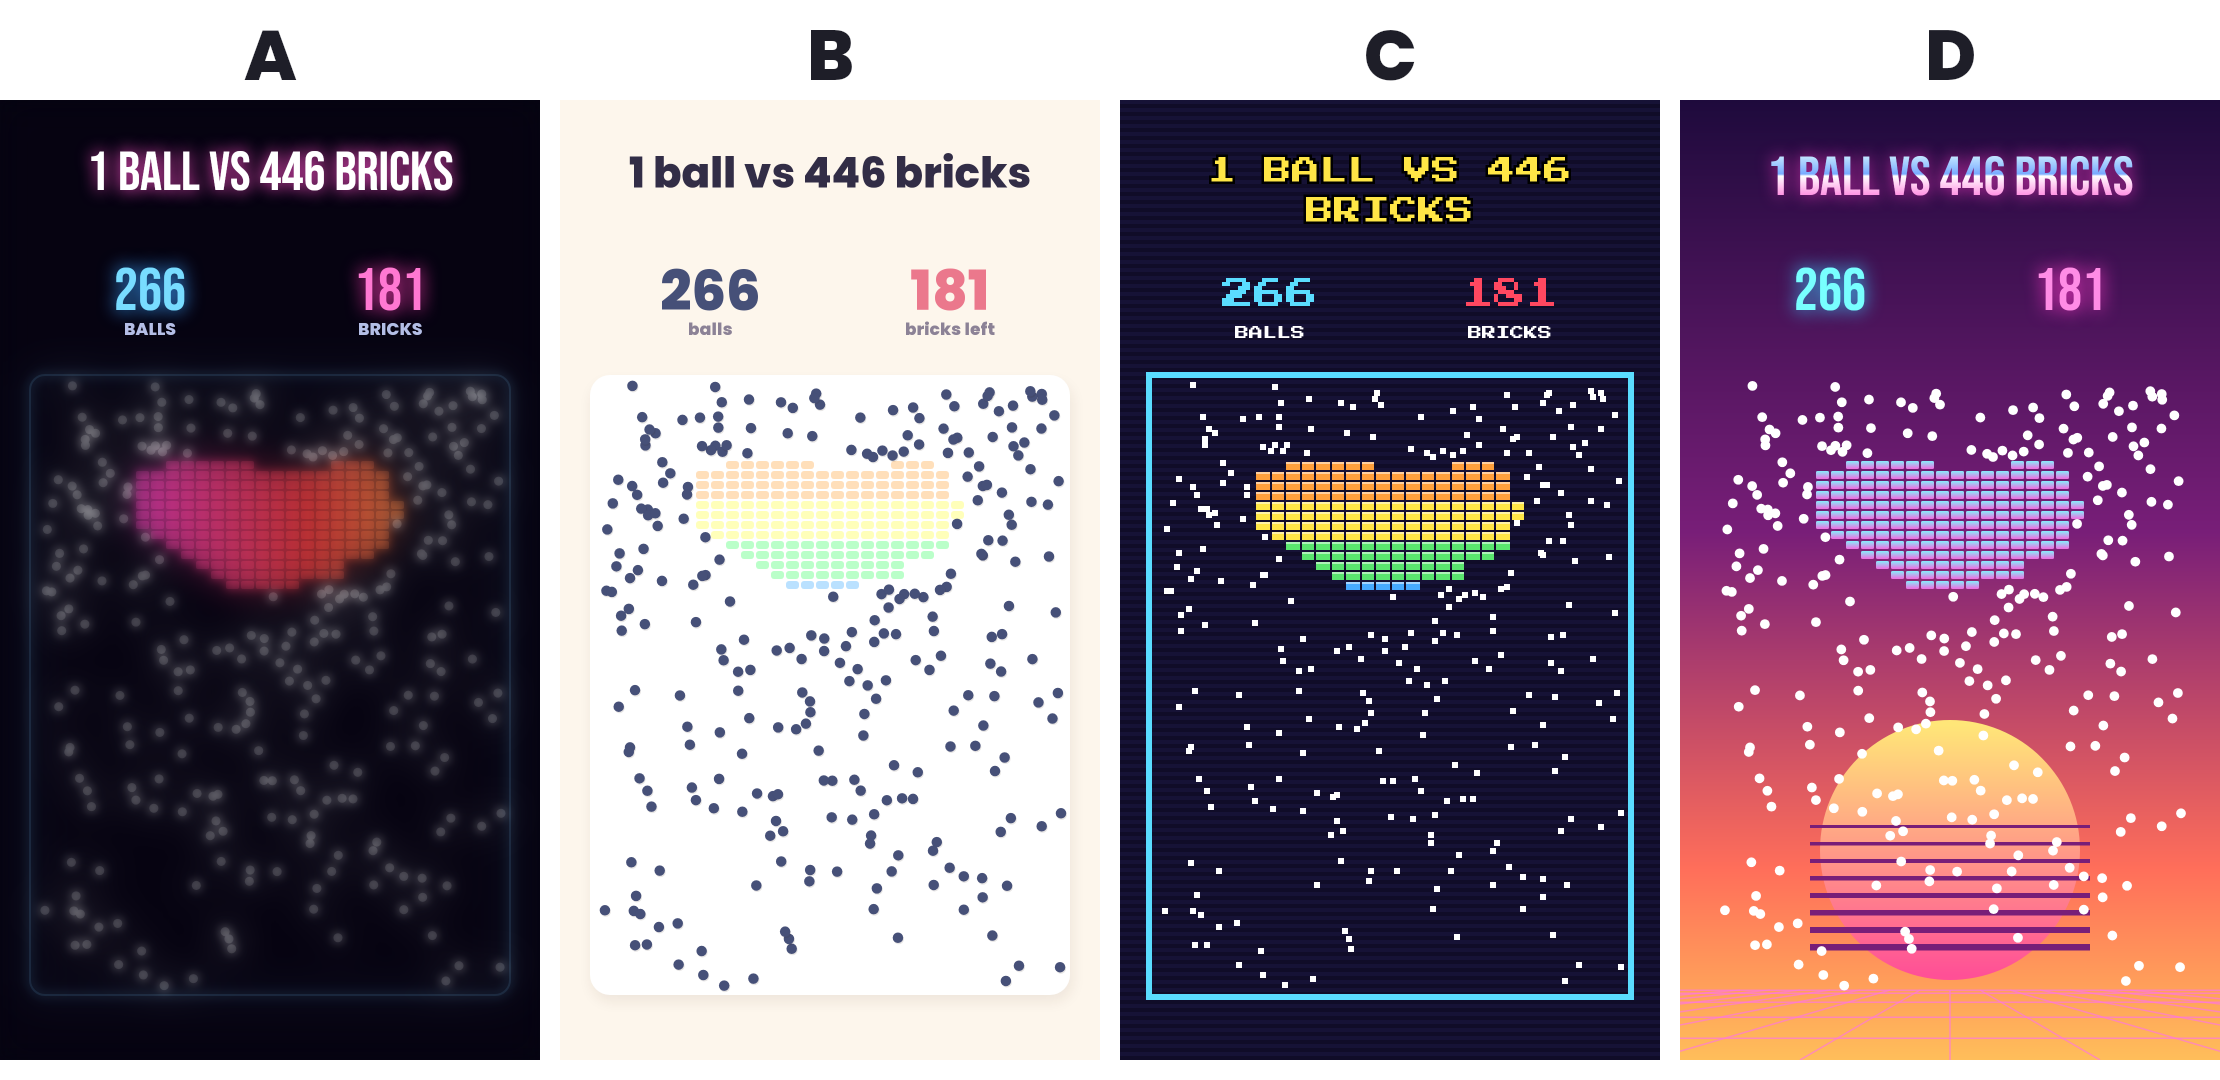

Source code (Python):
"""Style board: the same moment of video 045 drawn in 4 very different looks, so the user can pick one."""
import colorsys, math, pickle, sys
from pathlib import Path
import numpy as np
import skia
HERE = Path(__file__).resolve().parent; ROOT = HERE.parents[1]
sys.path.insert(0, str(HERE))
from sim import W, H, AX0, AX1, AY0, AY1, BR, COLS, ROWS, BW, BH, BX0, BY0, MASK, HP0
frames = pickle.load(open(HERE / "sim.pkl", "rb"))
FI = int(sys.argv[1]) if len(sys.argv) > 1 else 780
pos, born, alive = frames[FI]
FB = skia.Typeface.MakeFromFile(str(ROOT / "public/fonts/Poppins-ExtraBold.ttf"))
BEB = skia.Typeface.MakeFromFile(str(ROOT / "public/fonts/BebasNeue-Regular.ttf"))
PIX = skia.Typeface.MakeFromFile(str(ROOT / "public/fonts/PressStart2P-Regular.ttf"))
SAMP = skia.SamplingOptions(skia.FilterMode.kLinear, skia.MipmapMode.kLinear)
def c4(r, g, b, a=1.0): return skia.Color4f(r / 255, g / 255, b / 255, a).toColor()
def hsv(h, s, v, a=1.0):
    r, g, b = colorsys.hsv_to_rgb(h % 1, s, v); return skia.Color4f(r, g, b, a).toColor()
def txt(c, s, x, y, size, color, font, glow=None, stroke=None, sw=0):
    f = skia.Font(font, size); w = f.measureText(s); xx = x - w / 2
    if glow is not None: c.drawString(s, xx, y, f, skia.Paint(AntiAlias=True, Color=glow, MaskFilter=skia.MaskFilter.MakeBlur(skia.kNormal_BlurStyle, size * 0.15)))
    if stroke is not None: c.drawString(s, xx, y, f, skia.Paint(AntiAlias=True, Style=skia.Paint.kStroke_Style, StrokeWidth=sw, Color=stroke))
    if isinstance(color, skia.Shader): p = skia.Paint(AntiAlias=True); p.setShader(color)
    else: p = skia.Paint(AntiAlias=True, Color=color)
    c.drawString(s, xx, y, f, p)
nb, left = len(pos), int((alive > 0).sum())
HPMAX = HP0.max()

def bloom(surface, amt=(0.8, 0.5)):
    img = surface.makeImageSnapshot(); s = skia.Surface(W // 4, H // 4); s.getCanvas().drawImageRect(img, skia.Rect(0, 0, W // 4, H // 4), SAMP); si = s.makeImageSnapshot()
    c = surface.getCanvas()
    for sig, a in zip((2.5, 9.0), amt):
        p = skia.Paint(); p.setImageFilter(skia.ImageFilters.Blur(sig, sig)); p.setBlendMode(skia.BlendMode.kPlus); p.setAlphaf(a)
        c.saveLayer(None, None); c.scale(4, 4); c.drawImage(si, 0, 0, SAMP, p); c.restore()

def style_neon():
    s = skia.Surface(W, H); c = s.getCanvas(); c.clear(c4(6, 4, 18))
    world = skia.Surface(W, H); w = world.getCanvas(); w.clear(skia.ColorTRANSPARENT)
    w.drawRoundRect(skia.Rect(AX0 - 10, AY0 - 10, AX1 + 10, AY1 + 10), 30, 30, skia.Paint(AntiAlias=True, Style=skia.Paint.kStroke_Style, StrokeWidth=4, Color=c4(120, 200, 255)))
    for r in range(ROWS):
        for cc in range(COLS):
            if alive[r, cc] <= 0: continue
            h = (0.83 + 0.3 * cc / COLS) % 1; x0, y0 = BX0 + cc * BW, BY0 + r * BH
            w.drawRoundRect(skia.Rect(x0 + 2, y0 + 2, x0 + BW - 2, y0 + BH - 2), 4, 4, skia.Paint(AntiAlias=True, Color=hsv(h, 0.75, 1.0)))
    for (x, y) in pos: w.drawCircle(float(x), float(y), BR * 1.3, skia.Paint(AntiAlias=True, Color=c4(255, 255, 255)))
    c.drawImage(world.makeImageSnapshot(), 0, 0); bloom(s)
    txt(c, "1 BALL vs 446 BRICKS", 540, 180, 110, skia.ColorWHITE, BEB, glow=c4(255, 80, 200))
    txt(c, f"{nb}", 300, 420, 120, c4(120, 220, 255), BEB, glow=c4(60, 160, 255)); txt(c, f"{left}", 780, 420, 120, c4(255, 120, 210), BEB, glow=c4(255, 60, 180))
    txt(c, "BALLS", 300, 470, 34, c4(180, 190, 230), FB); txt(c, "BRICKS", 780, 470, 34, c4(180, 190, 230), FB)
    return s

def style_pastel():
    s = skia.Surface(W, H); c = s.getCanvas(); c.clear(c4(253, 246, 236))
    c.drawRoundRect(skia.Rect(AX0 - 6, AY0 + 6, AX1 + 14, AY1 + 22), 40, 40, skia.Paint(AntiAlias=True, Color=c4(60, 40, 30, 0.08), MaskFilter=skia.MaskFilter.MakeBlur(skia.kNormal_BlurStyle, 14)))
    c.drawRoundRect(skia.Rect(AX0 - 10, AY0 - 10, AX1 + 10, AY1 + 10), 40, 40, skia.Paint(AntiAlias=True, Color=c4(255, 255, 255)))
    pal = [(255, 179, 186), (255, 223, 186), (255, 255, 186), (186, 255, 201), (186, 225, 255), (210, 190, 255)]
    for r in range(ROWS):
        for cc in range(COLS):
            if alive[r, cc] <= 0: continue
            col = pal[(r // 4) % 6]; x0, y0 = BX0 + cc * BW, BY0 + r * BH
            c.drawRoundRect(skia.Rect(x0 + 2, y0 + 2, x0 + BW - 2, y0 + BH - 2), 6, 6, skia.Paint(AntiAlias=True, Color=c4(*col)))
    for (x, y) in pos:
        c.drawCircle(float(x) + 1.5, float(y) + 2.5, BR * 1.5, skia.Paint(AntiAlias=True, Color=c4(60, 40, 30, 0.12)))
        c.drawCircle(float(x), float(y), BR * 1.5, skia.Paint(AntiAlias=True, Color=c4(70, 80, 120)))
    txt(c, "1 ball vs 446 bricks", 540, 175, 84, c4(50, 45, 70), FB)
    txt(c, f"{nb}", 300, 420, 110, c4(70, 80, 120), FB); txt(c, f"{left}", 780, 420, 110, c4(235, 120, 140), FB)
    txt(c, "balls", 300, 470, 34, c4(140, 130, 150), FB); txt(c, "bricks left", 780, 470, 34, c4(140, 130, 150), FB)
    return s

def style_pixel():
    lo = skia.Surface(W // 4, H // 4); c = lo.getCanvas(); c.clear(c4(16, 12, 40)); c.scale(0.25, 0.25)
    for yy in range(0, H, 16): c.drawRect(skia.Rect(0, yy, W, yy + 8), skia.Paint(Color=c4(22, 18, 54)))
    c.drawRect(skia.Rect(AX0 - 12, AY0 - 12, AX1 + 12, AY1 + 12), skia.Paint(Style=skia.Paint.kStroke_Style, StrokeWidth=12, Color=c4(90, 220, 255)))
    pal = [(255, 72, 96), (255, 160, 60), (255, 230, 70), (90, 230, 110), (70, 170, 255), (180, 100, 255)]
    for r in range(ROWS):
        for cc in range(COLS):
            if alive[r, cc] <= 0: continue
            col = pal[(r // 4) % 6]; x0, y0 = BX0 + cc * BW, BY0 + r * BH
            c.drawRect(skia.Rect(x0 + 2, y0 + 2, x0 + BW - 2, y0 + BH - 2), skia.Paint(Color=c4(*col)))
            c.drawRect(skia.Rect(x0 + 2, y0 + 2, x0 + BW - 2, y0 + 6), skia.Paint(Color=c4(255, 255, 255, 0.5)))
    for (x, y) in pos: c.drawRect(skia.Rect(float(x) - 6, float(y) - 6, float(x) + 6, float(y) + 6), skia.Paint(Color=c4(255, 255, 255)))
    s = skia.Surface(W, H); C = s.getCanvas()
    C.drawImageRect(lo.makeImageSnapshot(), skia.Rect(0, 0, W, H), skia.SamplingOptions(skia.FilterMode.kNearest), skia.Paint())
    txt(C, "1 BALL VS 446", 540, 170, 56, c4(255, 230, 70), PIX, stroke=c4(0, 0, 0), sw=10)
    txt(C, "BRICKS", 540, 250, 56, c4(255, 230, 70), PIX, stroke=c4(0, 0, 0), sw=10)
    txt(C, f"{nb}", 300, 420, 64, c4(90, 220, 255), PIX); txt(C, f"{left}", 780, 420, 64, c4(255, 72, 96), PIX)
    txt(C, "BALLS", 300, 480, 28, skia.ColorWHITE, PIX); txt(C, "BRICKS", 780, 480, 28, skia.ColorWHITE, PIX)
    return s

def style_synth():
    s = skia.Surface(W, H); c = s.getCanvas()
    p = skia.Paint(); p.setShader(skia.GradientShader.MakeLinear([skia.Point(0, 0), skia.Point(0, H)], [c4(30, 10, 60), c4(120, 30, 120), c4(255, 110, 90), c4(255, 190, 90)], [0, 0.45, 0.8, 1])); c.drawRect(skia.Rect(0, 0, W, H), p)
    sun = skia.Paint(AntiAlias=True); sun.setShader(skia.GradientShader.MakeLinear([skia.Point(0, 1250), skia.Point(0, 1750)], [c4(255, 230, 120), c4(255, 80, 150)])); c.drawCircle(540, 1500, 260, sun)
    for k in range(8): c.drawRect(skia.Rect(260, 1450 + k * 34, 820, 1450 + k * 34 + 6 + k), skia.Paint(Color=c4(120, 30, 120)))
    for k in range(14): c.drawLine(540 + (k - 7) * 60, 1780, 540 + (k - 7) * 300, 1920, skia.Paint(AntiAlias=True, StrokeWidth=3, Color=c4(255, 120, 220, 0.7)))
    for k in range(6): c.drawLine(0, 1780 + k * k * 6, W, 1780 + k * k * 6, skia.Paint(StrokeWidth=3, Color=c4(255, 120, 220, 0.7)))
    for r in range(ROWS):
        for cc in range(COLS):
            if alive[r, cc] <= 0: continue
            x0, y0 = BX0 + cc * BW, BY0 + r * BH; q = skia.Paint(AntiAlias=True)
            q.setShader(skia.GradientShader.MakeLinear([skia.Point(0, y0), skia.Point(0, y0 + BH)], [c4(120, 255, 255), c4(255, 90, 220)])); c.drawRoundRect(skia.Rect(x0 + 2, y0 + 2, x0 + BW - 2, y0 + BH - 2), 3, 3, q)
    for (x, y) in pos: c.drawCircle(float(x), float(y), BR * 1.4, skia.Paint(AntiAlias=True, Color=c4(255, 255, 255)))
    chrome = skia.GradientShader.MakeLinear([skia.Point(0, 100), skia.Point(0, 200)], [c4(220, 250, 255), c4(120, 170, 255), c4(255, 255, 255), c4(255, 120, 220)], [0, 0.48, 0.52, 1])
    txt(c, "1 BALL vs 446 BRICKS", 540, 190, 110, chrome, BEB, glow=c4(255, 60, 200, 0.8))
    txt(c, f"{nb}", 300, 420, 120, c4(120, 255, 255), BEB, glow=c4(60, 200, 255)); txt(c, f"{left}", 780, 420, 120, c4(255, 140, 230), BEB, glow=c4(255, 60, 200))
    return s

tiles = [style_neon(), style_pastel(), style_pixel(), style_synth()]
board = skia.Surface(W * 4 // 2 + 60, H // 2 + 120); B = board.getCanvas(); B.clear(skia.ColorWHITE)
for i, (t, lab) in enumerate(zip(tiles, "ABCD")):
    B.drawImageRect(t.makeImageSnapshot(), skia.Rect(i * (W // 2 + 20), 100, i * (W // 2 + 20) + W // 2, 100 + H // 2), SAMP)
    txt(B, lab, i * (W // 2 + 20) + W // 4, 80, 70, c4(30, 30, 40), FB)
board.makeImageSnapshot().save(str(HERE / "styleboard.png")); print("ok")
